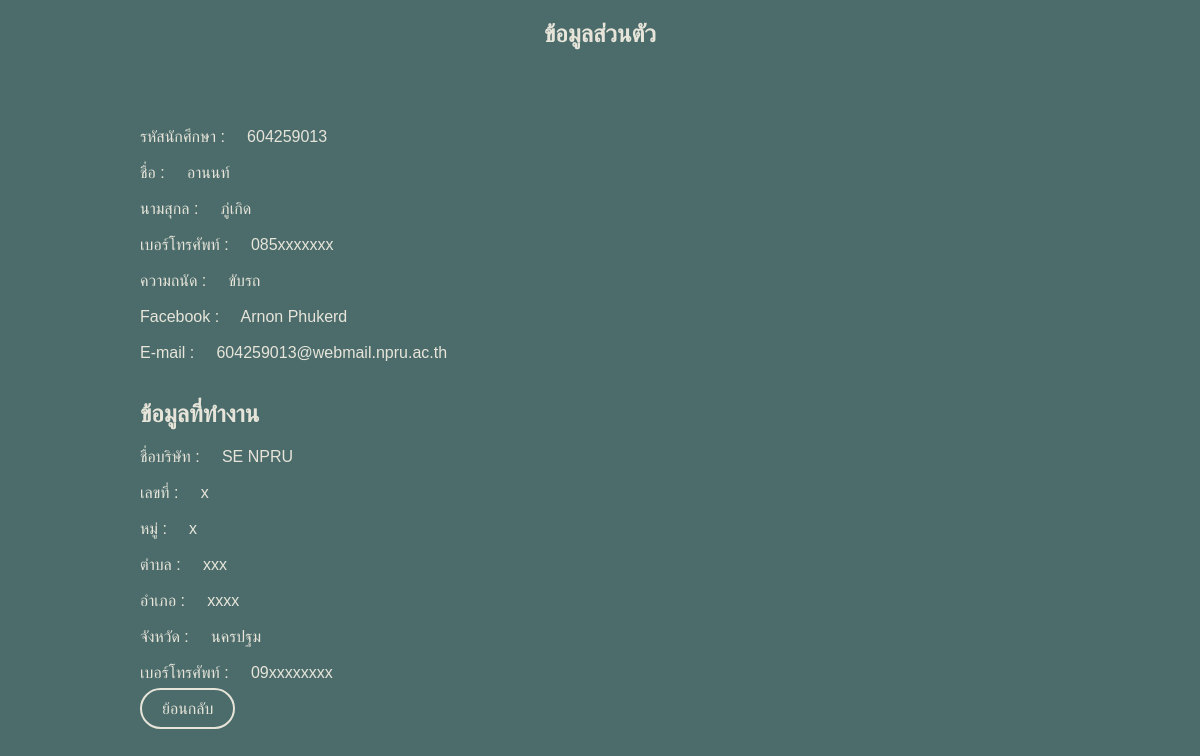
/index.php/seold/viewProfile/604259013, run on the app's committed database.
### tables this page shows
CREATE TABLE `se_workaddress` (
  `work_name` varchar(255) NOT NULL,
  `work_lakete` varchar(255) NOT NULL,
  `work_mu` varchar(255) NOT NULL,
  `work_district` varchar(255) NOT NULL,
  `work_aumpua` varchar(255) NOT NULL,
  `work_province` varchar(255) NOT NULL,
  `work_tel` varchar(10) NOT NULL,
  `se_studentid` int(9) NOT NULL
);

CREATE TABLE `se_register` (
  `se_studentid` int(9) NOT NULL,
  `se_numna` varchar(255) NOT NULL,
  `se_name` varchar(255) NOT NULL,
  `se_lastname` varchar(255) NOT NULL,
  `se_birthday` varchar(255) NOT NULL,
  `se_idcard` char(13) NOT NULL,
  `se_tel` char(10) NOT NULL,
  `se_yearend` varchar(255) DEFAULT NULL,
  `se_skill` varchar(255) NOT NULL,
  `se_facebook` varchar(255) NOT NULL,
  `se_email` varchar(255) NOT NULL,
  `se_lakete` varchar(255) NOT NULL,
  `se_mu` varchar(255) NOT NULL,
  `se_district` varchar(255) NOT NULL,
  `se_aumpa` varchar(255) NOT NULL,
  `se_province` varchar(255) NOT NULL,
  `se_status_id` int(1) NOT NULL,
  `S_img` varchar(255) NOT NULL
);

### application/controllers/seold.php (called while the page is built, shortened)
<?php
class seold extends CI_Controller {
	function __construct(){
		$this->load->model('add_model','AM');
	}
	public function viewProfile($id)
	{
		$Std_ID =  $id;
		$result['AM'] = $this->AM->Profile($Std_ID);
		$this->load->view('edit_profile',$result);
	}
}

### index.php (called while the page is built, shortened)
<?php
require_once BASEPATH.'core/CodeIgniter.php';

### application/models/add_model.php (called while the page is built, shortened)
<?php defined('BASEPATH') OR exit('No direct script access allowed');
class add_model extends CI_Model {
				function Profile($Std_ID){
					$this->db->select('*');
					$this->db->from('se_register');
					$this->db->join('se_workaddress', 'se_workaddress.se_studentid = se_register.se_studentid', 'left');
					$this->db->where('se_register.se_studentid', $Std_ID);
					$query = $this->db->get();
					return $query->result();
					}
		}

### application/views/edit_profile.php (the view, shortened to what this page needs)
<!DOCTYPE html>
<html lang="en">
<head>
    <link rel = "stylesheet" type = "text/css"
		 href = "<?php echo base_url(); ?>css/profilecode.css">
</head>
<body>
<?php
  foreach($AM as $row){
  ?>
  <center><h2>ข้อมูลส่วนตัว</h2></center>
    <div class="container">
      <tr>
        <td>
            <th>
              <a class="title">รหัสนักศึกษา
                <a class="input">: &nbsp;&nbsp;&nbsp; <?=$row->se_studentid;?></a>
              </a>
            </th>
            <br><br>
            <th>
              <a class="title">ชื่อ
                <a class="input">: &nbsp;&nbsp;&nbsp; <?=$row->se_name;?></a>
              </a>
            </th>
            <br><br>
            <th>
              <a class="title">นามสุกล
                <a class="input">: &nbsp;&nbsp;&nbsp; <?=$row->se_lastname;?></a>
              </a>
            </th>
            <br><br>
            <th>
              <a class="title">เบอร์โทรศัพท์
                <a class="input">: &nbsp;&nbsp;&nbsp; <?=$row->se_tel;?></a>
              </a>
            </th>
            <br><br>
            <th>
              <a class="title">ความถนัด
                <a class="input">: &nbsp;&nbsp;&nbsp; <?=$row->se_skill;?></a>
              </a>
            </th>
            <br><br>
            <th>
              <a class="title">Facebook
                <a class="input">: &nbsp;&nbsp;&nbsp; <?=$row->se_facebook;?></a>
              </a>
            </th>
            <br><br>
            <th>
              <a class="title">E-mail
                <a class="input">: &nbsp;&nbsp;&nbsp; <?=$row->se_email;?></a>
              </a>
            </th>
            <br><br>
            <h2> ข้อมูลที่ทำงาน </h2>
            <th>
              <a class="title">ชื่อบริษัท
                <a class="input">: &nbsp;&nbsp;&nbsp; <?=$row->work_name;?></a>
              </a>
            </th>
            <br><br>
            <th>
              <a class="title">เลขที่
                <a class="input">: &nbsp;&nbsp;&nbsp; <?=$row->work_lakete;?></a>
              </a>
            </th>
            <br><br>
            <th>
              <a class="title">หมู่
                <a class="input">: &nbsp;&nbsp;&nbsp; <?=$row->work_mu;?></a>
              </a>
            </th>
            <br><br>
            <th>
              <a class="title">ตำบล
                <a class="input">: &nbsp;&nbsp;&nbsp; <?=$row->work_district;?></a>
              </a>
            </th>
            <br><br>
            <th>
              <a class="title">อำเภอ
                <a class="input">: &nbsp;&nbsp;&nbsp; <?=$row->work_aumpua;?></a>
              </a>
            </th>
            <br><br>
            <th>
              <a class="title">จังหวัด
                <a class="input">: &nbsp;&nbsp;&nbsp; <?=$row->work_province;?></a>
              </a>
            </th>
            <br><br>
            <th>
              <a class="title">เบอร์โทรศัพท์
                <a class="input">: &nbsp;&nbsp;&nbsp; <?=$row->work_tel;?></a>
              </a>
            </th>
            <br><br>
        </td>
      </tr>
      <a class="button" href="../seold/showall">ย้อนกลับ</a>
    </div>
  <?php
  }
  ?>
</body>
</html>

### css/profilecode.css (style rules this page uses)
body { margin: 0; padding: 0; background-color: #4c6c6c; color: #e7e5d9; font-family: 'Franklin Gothic Medium', 'Arial Narrow', Arial, sans-serif; }
.container { width: 80%; margin-left: 10%; padding: 20px; margin-top: 5%; margin-bottom: 5%; }
.container .button { padding: 10px 20px; border: 2px solid #e7e5d9; border-radius: 24px; text-decoration: none; color: #e7e5d9; }

### data on the page
se_workaddress: se_studentid "604259013", se_studentid.se_name "อานนท์", se_studentid.se_lastname "ภู่เกิด", se_studentid.se_tel "085xxxxxxx", se_studentid.se_skill "ขับรถ", se_studentid.se_facebook "Arnon Phukerd", se_studentid.se_email "604259013@webmail.npru.ac.th", work_name "SE NPRU", work_lakete "x", work_mu "x", work_district "xxx", work_aumpua "xxxx", work_province "นครปฐม", work_tel "09xxxxxxxx"
